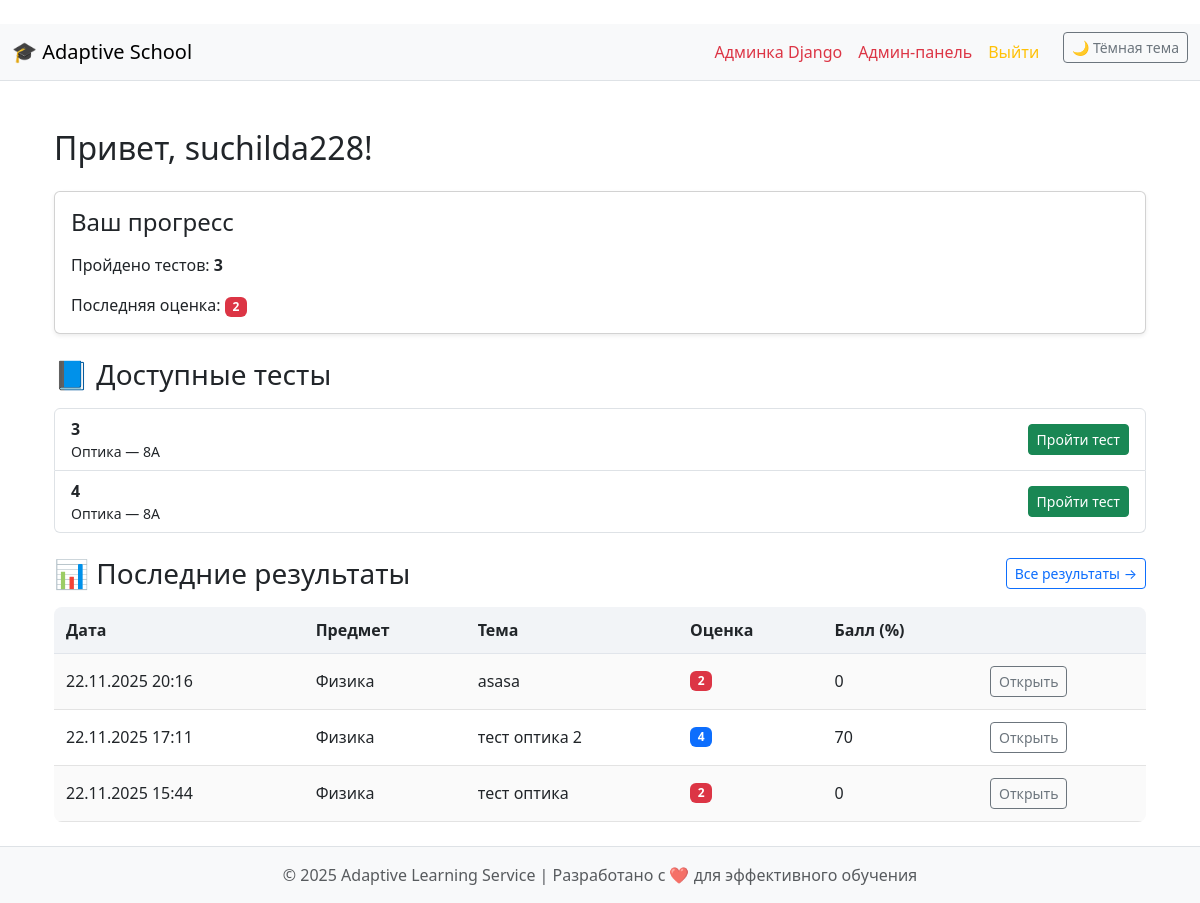
Before: / (signed in) with the older database file.
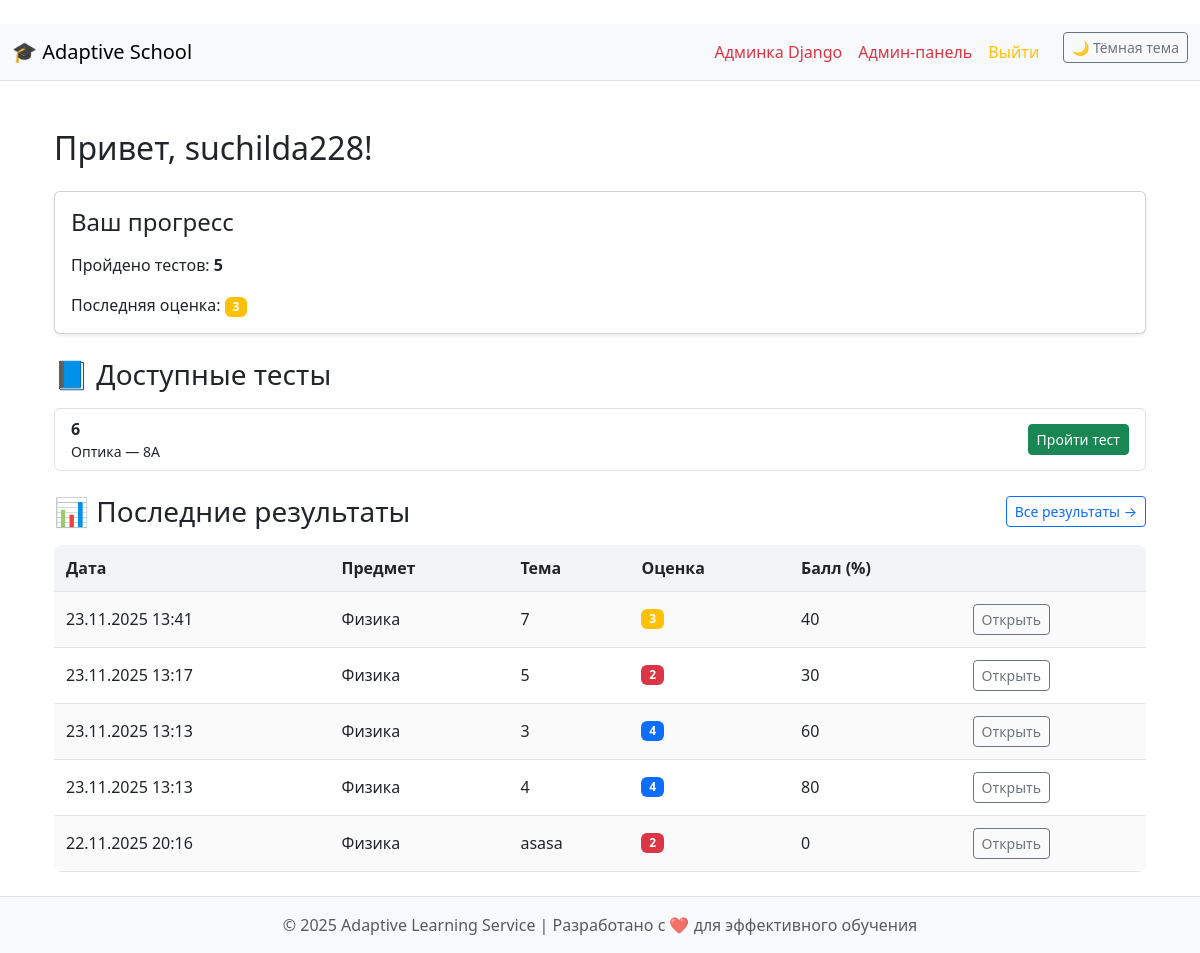
After: the same page with the newer database file.
### school/models.py (models this page shows, shortened)
class TestResult(models.Model):
    student = models.ForeignKey(Student, on_delete=models.CASCADE)
    test = models.ForeignKey(Test, on_delete=models.CASCADE)
    assigned_topic = models.ForeignKey('AssignedTopic', on_delete=models.SET_NULL, null=True, blank=True)
    score = models.IntegerField()
    grade = models.IntegerField()
    completed_at = models.DateTimeField(auto_now_add=True)
    class Meta:
        verbose_name = "Результат теста"
        verbose_name_plural = "Результаты тестов"

class AssignedTopic(models.Model):
    title = models.CharField(max_length=150, blank=True)
    school_class = models.ForeignKey(SchoolClass, on_delete=models.CASCADE, related_name="assigned_topics")
    topic = models.ForeignKey(Topic, on_delete=models.CASCADE, related_name="assigned_to_classes")
    assigned_by = models.ForeignKey(Teacher, on_delete=models.CASCADE, related_name="given_topics")
    date_assigned = models.DateTimeField(auto_now_add=True)
    is_active = models.BooleanField(default=True)
    question_count = models.IntegerField(default=0)
    class Meta:
        verbose_name = "Назначенная тема"
        verbose_name_plural = "Назначенные темы"

class Topic(models.Model):
    name = models.CharField(max_length=100)
    subtopics = models.ManyToManyField('SubTopic', blank=True, related_name="topics")
    class Meta:
        verbose_name = "Тема"
        verbose_name_plural = "Темы"

class SchoolClass(models.Model):
    name = models.CharField(max_length=20)
    teachers = models.ManyToManyField(Teacher, related_name="classes")  # 🔹 связь "многие ко многим"4
    students = models.ManyToManyField('Student', related_name="classes")  # 🔹 связь "многие ко многим"
    class Meta:
        verbose_name = "Класс"
        verbose_name_plural = "Классы"

class Test(models.Model):
    lesson = models.ForeignKey(Lesson, on_delete=models.CASCADE, related_name="tests")
    assigned_topic = models.ForeignKey('AssignedTopic', on_delete=models.SET_NULL, null=True, blank=True)
    topic = models.ForeignKey(Topic, on_delete=models.CASCADE, null=True, blank=True)
    title = models.CharField(max_length=150)
    date_available = models.DateField()
    questions = models.ManyToManyField(Question, blank=True)
    maximin_questions = models.IntegerField(default=0)
    class Meta:
        verbose_name = "Тест"
        verbose_name_plural = "Тесты"

class Lesson(models.Model):
    subject = models.ForeignKey(Subject, on_delete=models.CASCADE, related_name="lessons")
    topics = models.ManyToManyField('Topic', blank=True, related_name="lessons")
    title = models.CharField(max_length=100)
    date = models.DateField()
    class Meta:
        verbose_name = "Урок"
        verbose_name_plural = "Уроки"

class Subject(models.Model):
    name = models.CharField(max_length=100)
    topics = models.ManyToManyField('Topic', blank=True, related_name="subjects")
    class Meta:
        verbose_name = "Предмет"
        verbose_name_plural = "Предметы"

### school/views.py (the view, shortened to what this page needs)
# urls.py: path("", views.index, name="index"),
@login_required
def index(request):
    user = request.user
    if hasattr(user, 'teacher'):
        teacher = user.teacher
        classes = teacher.classes.all()
        subjects = teacher.subjects.all()
        students = Student.objects.filter(classes__in=classes).distinct()
        stats = []
        for s in students:
            results = TestResult.objects.filter(student=s)
            avg_grade = round(sum(r.grade for r in results) / len(results), 2) if results else None
            stats.append({
                "student": s,
                "results": results,
                "avg_grade": avg_grade,
            })
        return render(request, "teacher_dashboard.html", {
            "teacher": teacher,
            "classes": classes,
            "subjects": subjects,
            "stats": stats,
        })
    elif hasattr(user, 'student'):
        student = user.student
        classes = student.classes.all()
        assigned_topics = AssignedTopic.objects.filter(
            school_class__in=classes,
            is_active=True
        ).distinct()
        results = TestResult.objects.filter(
            student=student
        ).select_related("assigned_topic").order_by("-completed_at")
        finished_ids = set(results.values_list("assigned_topic_id", flat=True))
        adaptive_tests = request.session.get("adaptive_tests", {})
        unfinished_tests = []
        unfinished_ids = {u.id for u in unfinished_tests}
        available_tests = assigned_topics.exclude(id__in=finished_ids | unfinished_ids)
        last_result = results.first() if results else None
        results = results.order_by("-completed_at")[:5]
        return render(request, "index.html", {
            "results": results,
            "unfinished_tests": unfinished_tests,
            "available_tests": available_tests,
            "last_result": last_result,
        })
    else:
        return render(request, "index.html", {
            "available_tests": [],
            "results": []
        })

### templates/index.html (shortened to what this page needs)
﻿{% extends "base.html" %}
{% block content %}
  <div class="container mt-4">
    <h2 class="mb-4">Привет, {{ request.user.student.name }}!</h2>
    <div class="card mb-4 shadow-sm">
      <div class="card-body">
        <h4 class="card-title mb-3">Ваш прогресс</h4>
        <p>Пройдено тестов: <b>{{ results|length }}</b></p>
        {% if results %}
          {% if last_result %}
            <p class="mb-0">Последняя оценка:
              <span class="badge
                          {% if last_result.grade == 5 %}bg-success
                          {% elif last_result.grade == 4 %}bg-primary
                          {% elif last_result.grade == 3 %}bg-warning
                          {% else %}bg-danger{% endif %}
                      ">{{ last_result.grade }}</span>
            </p>
          {% endif %}
        {% endif %}
      </div>
    </div>
    <h3 class="mt-4 mb-3">📘 Доступные тесты</h3>
    {% if available_tests %}
      <div class="list-group mb-4">
        {% for at in available_tests %}
          <div class="list-group-item d-flex justify-content-between align-items-center">
            <div>
              <b>{{ at.title }}</b><br>
              <small>{{ at.topic.name }} — {{ at.school_class.name }}</small>
            </div>
            <a href="{% url 'adaptive_test' at.id %}" class="btn btn-success btn-sm">Пройти тест</a>
          </div>
        {% endfor %}
      </div>
    {% else %}
      <p class="text-muted">Нет новых тестов.</p>
    {% endif %}
    <div class="d-flex justify-content-between align-items-center mt-4 mb-3">
      <h3 class="m-0">📊 Последние результаты</h3>
      <a href="{% url 'student_results' %}" class="btn btn-sm btn-outline-primary">
        Все результаты →
      </a>
    </div>
    {% if results %}
      <table class="custom-table">
        <thead>
        <tr>
          <th>Дата</th>
          <th>Предмет</th>
          <th>Тема</th>
          <th>Оценка</th>
          <th>Балл (%)</th>
          <th></th>
        </tr>
        </thead>
        <tbody>
        {% for r in results %}
          <tr>
            <td>{{ r.completed_at|date:"d.m.Y H:i" }}</td>
            <td>{{ r.test.lesson.subject.name }}</td>
            <td>{{ r.assigned_topic.title }}</td>
            <td>
              <span class="badge
                  {% if r.grade == 5 %}bg-success
                  {% elif r.grade == 4 %}bg-primary
                  {% elif r.grade == 3 %}bg-warning
                  {% else %}bg-danger{% endif %}
              ">{{ r.grade }}</span>
            </td>
            <td>{{ r.score }}</td>
            <td><a href="{% url 'test_result_detail' r.id %}" class="btn btn-outline-secondary btn-sm">Открыть</a></td>
          </tr>
        {% endfor %}
        </tbody>
      </table>
    {% else %}
      <p class="text-muted">Ещё нет результатов.</p>
    {% endif %}
  </div>
{% endblock %}

Changed rows visible on the page:
no longer on this page (row unchanged): AssignedTopic: title "3", topic.name "Оптика", school_class.name "8А"
no longer on this page (row unchanged): AssignedTopic: title "4", topic.name "Оптика", school_class.name "8А"
no longer on this page (row unchanged): TestResult: completed_at "22.11.2025 17:11", test.lesson.subject.name "Физика", assigned_topic "тест оптика 2", grade "4", score "70"
no longer on this page (row unchanged): TestResult: completed_at "22.11.2025 15:44", test.lesson.subject.name "Физика", assigned_topic "тест оптика", grade "2", score "0"
added TestResult: grade "3", completed_at "23.11.2025 13:41", test.lesson.subject.name "Физика", assigned_topic "7", score "40"
added AssignedTopic: title "6", topic.name "Оптика", school_class.name "8А"
added TestResult: completed_at "23.11.2025 13:17", test.lesson.subject.name "Физика", assigned_topic "5", grade "2", score "30"
added TestResult: completed_at "23.11.2025 13:13", test.lesson.subject.name "Физика", assigned_topic "3", grade "4", score "60"
added TestResult: completed_at "23.11.2025 13:13", test.lesson.subject.name "Физика", assigned_topic "4", grade "4", score "80"
Other visible differences:
{{ results|length }}: "3" → "5"
{{ last_result.grade }}: "2" → "3"
